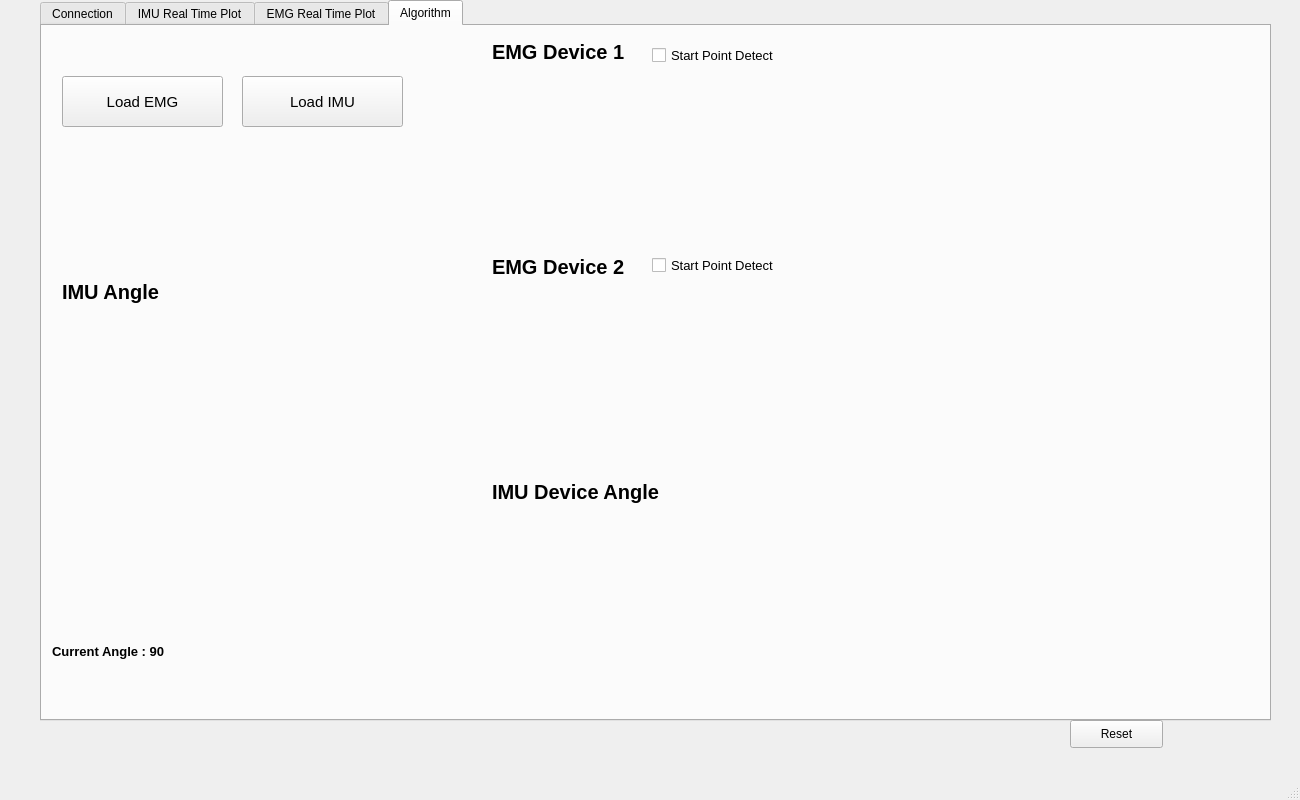
<?xml version="1.0" encoding="UTF-8"?>
<ui version="4.0">
 <class>MainWindow</class>
 <widget class="QMainWindow" name="MainWindow">
  <property name="geometry">
   <rect>
    <x>0</x>
    <y>0</y>
    <width>1300</width>
    <height>800</height>
   </rect>
  </property>
  <property name="windowTitle">
   <string>MainWindow</string>
  </property>
  <widget class="QWidget" name="centralwidget">
   <widget class="QTabWidget" name="tabWidget">
    <property name="geometry">
     <rect>
      <x>40</x>
      <y>0</y>
      <width>1231</width>
      <height>721</height>
     </rect>
    </property>
    <property name="font">
     <font>
      <italic>false</italic>
     </font>
    </property>
    <property name="currentIndex">
     <number>3</number>
    </property>
    <widget class="QWidget" name="tab_connection">
     <attribute name="title">
      <string>Connection</string>
     </attribute>
     <widget class="QWidget" name="gridLayoutWidget">
      <property name="geometry">
       <rect>
        <x>20</x>
        <y>210</y>
        <width>385</width>
        <height>471</height>
       </rect>
      </property>
      <layout class="QGridLayout" name="gridLayout">
       <property name="sizeConstraint">
        <enum>QLayout::SetDefaultConstraint</enum>
       </property>
       <item row="6" column="0">
        <widget class="QLabel" name="label_6">
         <property name="font">
          <font>
           <pointsize>10</pointsize>
          </font>
         </property>
         <property name="layoutDirection">
          <enum>Qt::RightToLeft</enum>
         </property>
         <property name="text">
          <string>IMU Device</string>
         </property>
         <property name="textFormat">
          <enum>Qt::RichText</enum>
         </property>
         <property name="alignment">
          <set>Qt::AlignCenter</set>
         </property>
        </widget>
       </item>
       <item row="1" column="0">
        <widget class="QLabel" name="label">
         <property name="font">
          <font>
           <pointsize>12</pointsize>
           <weight>75</weight>
           <italic>false</italic>
           <bold>true</bold>
           <underline>false</underline>
          </font>
         </property>
         <property name="layoutDirection">
          <enum>Qt::RightToLeft</enum>
         </property>
         <property name="text">
          <string>Device 1 Com Port</string>
         </property>
         <property name="textFormat">
          <enum>Qt::RichText</enum>
         </property>
         <property name="alignment">
          <set>Qt::AlignCenter</set>
         </property>
        </widget>
       </item>
       <item row="1" column="1">
        <widget class="QComboBox" name="comboBox_Device1CP"/>
       </item>
       <item row="2" column="0">
        <widget class="QLabel" name="label_3">
         <property name="font">
          <font>
           <pointsize>12</pointsize>
           <weight>75</weight>
           <bold>true</bold>
           <strikeout>false</strikeout>
           <kerning>false</kerning>
          </font>
         </property>
         <property name="layoutDirection">
          <enum>Qt::RightToLeft</enum>
         </property>
         <property name="text">
          <string>Device 2 Com Port</string>
         </property>
         <property name="alignment">
          <set>Qt::AlignCenter</set>
         </property>
        </widget>
       </item>
       <item row="3" column="1">
        <widget class="QComboBox" name="comboBox_Device1BR"/>
       </item>
       <item row="4" column="0">
        <widget class="QLabel" name="label_4">
         <property name="font">
          <font>
           <pointsize>12</pointsize>
           <weight>75</weight>
           <bold>true</bold>
          </font>
         </property>
         <property name="text">
          <string>Device 2 Baud Rate</string>
         </property>
         <property name="alignment">
          <set>Qt::AlignCenter</set>
         </property>
        </widget>
       </item>
       <item row="2" column="1">
        <widget class="QComboBox" name="comboBox_Device2CP"/>
       </item>
       <item row="5" column="1">
        <widget class="QPushButton" name="pushButton_EMG">
         <property name="text">
          <string>Connect Device 1</string>
         </property>
        </widget>
       </item>
       <item row="5" column="0">
        <widget class="QLabel" name="label_5">
         <property name="font">
          <font>
           <pointsize>10</pointsize>
          </font>
         </property>
         <property name="layoutDirection">
          <enum>Qt::RightToLeft</enum>
         </property>
         <property name="text">
          <string>EMG Device</string>
         </property>
         <property name="textFormat">
          <enum>Qt::RichText</enum>
         </property>
         <property name="alignment">
          <set>Qt::AlignCenter</set>
         </property>
        </widget>
       </item>
       <item row="6" column="1">
        <widget class="QPushButton" name="pushButton_IMU">
         <property name="text">
          <string>Connect Device 2</string>
         </property>
        </widget>
       </item>
       <item row="3" column="0">
        <widget class="QLabel" name="label_2">
         <property name="font">
          <font>
           <pointsize>12</pointsize>
           <weight>75</weight>
           <bold>true</bold>
          </font>
         </property>
         <property name="text">
          <string>Device 1 Baud Rate</string>
         </property>
         <property name="alignment">
          <set>Qt::AlignCenter</set>
         </property>
        </widget>
       </item>
       <item row="4" column="1">
        <widget class="QComboBox" name="comboBox_Device2BR"/>
       </item>
       <item row="0" column="0">
        <widget class="QPushButton" name="pushButton_searchSP">
         <property name="text">
          <string>Search Serial Port</string>
         </property>
        </widget>
       </item>
      </layout>
     </widget>
     <widget class="QLabel" name="label_7">
      <property name="geometry">
       <rect>
        <x>410</x>
        <y>370</y>
        <width>181</width>
        <height>24</height>
       </rect>
      </property>
      <property name="font">
       <font>
        <pointsize>12</pointsize>
        <weight>75</weight>
        <italic>false</italic>
        <bold>true</bold>
        <underline>false</underline>
       </font>
      </property>
      <property name="layoutDirection">
       <enum>Qt::RightToLeft</enum>
      </property>
      <property name="text">
       <string>Command Window</string>
      </property>
      <property name="textFormat">
       <enum>Qt::RichText</enum>
      </property>
      <property name="alignment">
       <set>Qt::AlignCenter</set>
      </property>
     </widget>
     <widget class="QTextEdit" name="textEdit_info">
      <property name="geometry">
       <rect>
        <x>410</x>
        <y>410</y>
        <width>791</width>
        <height>271</height>
       </rect>
      </property>
     </widget>
     <widget class="QLabel" name="label_8">
      <property name="geometry">
       <rect>
        <x>10</x>
        <y>20</y>
        <width>481</width>
        <height>161</height>
       </rect>
      </property>
      <property name="text">
       <string/>
      </property>
      <property name="pixmap">
       <pixmap>icons/ITRI_logo.png</pixmap>
      </property>
      <property name="scaledContents">
       <bool>true</bool>
      </property>
      <property name="alignment">
       <set>Qt::AlignBottom|Qt::AlignLeading|Qt::AlignLeft</set>
      </property>
     </widget>
     <widget class="QLabel" name="label_9">
      <property name="geometry">
       <rect>
        <x>500</x>
        <y>20</y>
        <width>701</width>
        <height>161</height>
       </rect>
      </property>
      <property name="font">
       <font>
        <family>Calibri</family>
        <pointsize>40</pointsize>
       </font>
      </property>
      <property name="text">
       <string>EMG IMU 多通道介面</string>
      </property>
      <property name="textFormat">
       <enum>Qt::AutoText</enum>
      </property>
      <property name="alignment">
       <set>Qt::AlignCenter</set>
      </property>
      <property name="margin">
       <number>3</number>
      </property>
     </widget>
    </widget>
    <widget class="QWidget" name="tab_plot">
     <attribute name="title">
      <string>IMU Real Time Plot</string>
     </attribute>
     <widget class="QWidget" name="verticalLayoutWidget">
      <property name="geometry">
       <rect>
        <x>30</x>
        <y>10</y>
        <width>1161</width>
        <height>641</height>
       </rect>
      </property>
      <layout class="QVBoxLayout" name="verticalLayout"/>
     </widget>
     <widget class="QPushButton" name="pushButton_SaveIMUData">
      <property name="geometry">
       <rect>
        <x>996</x>
        <y>660</y>
        <width>131</width>
        <height>28</height>
       </rect>
      </property>
      <property name="text">
       <string>Save IMU Data</string>
      </property>
     </widget>
     <widget class="QPushButton" name="pushButton_StartIMUPlot">
      <property name="geometry">
       <rect>
        <x>10</x>
        <y>660</y>
        <width>91</width>
        <height>28</height>
       </rect>
      </property>
      <property name="text">
       <string>Start Ploting</string>
      </property>
     </widget>
     <widget class="QPushButton" name="pushButton_CloseIMUPlot">
      <property name="geometry">
       <rect>
        <x>110</x>
        <y>660</y>
        <width>93</width>
        <height>28</height>
       </rect>
      </property>
      <property name="text">
       <string>Close Ploting</string>
      </property>
     </widget>
    </widget>
    <widget class="QWidget" name="tab_algorithm">
     <attribute name="title">
      <string>EMG Real Time Plot</string>
     </attribute>
     <widget class="QWidget" name="verticalLayoutWidget_2">
      <property name="geometry">
       <rect>
        <x>30</x>
        <y>10</y>
        <width>1161</width>
        <height>641</height>
       </rect>
      </property>
      <layout class="QVBoxLayout" name="verticalLayout_2"/>
     </widget>
     <widget class="QPushButton" name="pushButton_SaveEMGData">
      <property name="geometry">
       <rect>
        <x>996</x>
        <y>660</y>
        <width>131</width>
        <height>28</height>
       </rect>
      </property>
      <property name="text">
       <string>Save EMG Data</string>
      </property>
     </widget>
     <widget class="QPushButton" name="pushButton_CloseEMGPlot">
      <property name="geometry">
       <rect>
        <x>110</x>
        <y>660</y>
        <width>93</width>
        <height>28</height>
       </rect>
      </property>
      <property name="text">
       <string>Close Ploting</string>
      </property>
     </widget>
     <widget class="QPushButton" name="pushButton_StartEMGPlot">
      <property name="geometry">
       <rect>
        <x>10</x>
        <y>660</y>
        <width>91</width>
        <height>28</height>
       </rect>
      </property>
      <property name="text">
       <string>Start Ploting</string>
      </property>
     </widget>
    </widget>
    <widget class="QWidget" name="tab">
     <attribute name="title">
      <string>Algorithm</string>
     </attribute>
     <widget class="QLabel" name="label_10">
      <property name="geometry">
       <rect>
        <x>450</x>
        <y>15</y>
        <width>161</width>
        <height>21</height>
       </rect>
      </property>
      <property name="font">
       <font>
        <pointsize>15</pointsize>
        <weight>75</weight>
        <bold>true</bold>
       </font>
      </property>
      <property name="text">
       <string>EMG Device 1</string>
      </property>
     </widget>
     <widget class="QLabel" name="label_11">
      <property name="geometry">
       <rect>
        <x>450</x>
        <y>230</y>
        <width>161</width>
        <height>21</height>
       </rect>
      </property>
      <property name="font">
       <font>
        <pointsize>15</pointsize>
        <weight>75</weight>
        <bold>true</bold>
       </font>
      </property>
      <property name="text">
       <string>EMG Device 2</string>
      </property>
     </widget>
     <widget class="QWidget" name="verticalLayoutWidget_4">
      <property name="geometry">
       <rect>
        <x>450</x>
        <y>270</y>
        <width>761</width>
        <height>161</height>
       </rect>
      </property>
      <layout class="QVBoxLayout" name="verticalLayout_4"/>
     </widget>
     <widget class="QLabel" name="label_12">
      <property name="geometry">
       <rect>
        <x>450</x>
        <y>450</y>
        <width>231</width>
        <height>31</height>
       </rect>
      </property>
      <property name="font">
       <font>
        <pointsize>15</pointsize>
        <weight>75</weight>
        <bold>true</bold>
       </font>
      </property>
      <property name="text">
       <string>IMU Device Angle</string>
      </property>
     </widget>
     <widget class="QWidget" name="verticalLayoutWidget_5">
      <property name="geometry">
       <rect>
        <x>450</x>
        <y>490</y>
        <width>761</width>
        <height>161</height>
       </rect>
      </property>
      <layout class="QVBoxLayout" name="verticalLayout_5"/>
     </widget>
     <widget class="QLabel" name="label_13">
      <property name="geometry">
       <rect>
        <x>20</x>
        <y>250</y>
        <width>131</width>
        <height>31</height>
       </rect>
      </property>
      <property name="font">
       <font>
        <pointsize>15</pointsize>
        <weight>75</weight>
        <bold>true</bold>
       </font>
      </property>
      <property name="text">
       <string>IMU Angle </string>
      </property>
     </widget>
     <widget class="QLabel" name="label_14">
      <property name="geometry">
       <rect>
        <x>40</x>
        <y>290</y>
        <width>321</width>
        <height>311</height>
       </rect>
      </property>
      <property name="text">
       <string/>
      </property>
      <property name="pixmap">
       <pixmap>icons/angle_draw.jpg</pixmap>
      </property>
      <property name="scaledContents">
       <bool>true</bool>
      </property>
     </widget>
     <widget class="QLabel" name="label_angle">
      <property name="geometry">
       <rect>
        <x>10</x>
        <y>610</y>
        <width>161</width>
        <height>31</height>
       </rect>
      </property>
      <property name="font">
       <font>
        <pointsize>10</pointsize>
        <weight>75</weight>
        <bold>true</bold>
       </font>
      </property>
      <property name="text">
       <string>Current Angle : 90</string>
      </property>
     </widget>
     <widget class="QPushButton" name="pushButton_LoadEMG">
      <property name="geometry">
       <rect>
        <x>20</x>
        <y>50</y>
        <width>161</width>
        <height>51</height>
       </rect>
      </property>
      <property name="font">
       <font>
        <pointsize>11</pointsize>
       </font>
      </property>
      <property name="text">
       <string>Load EMG</string>
      </property>
      <property name="icon">
       <iconset>
        <normaloff>../../Desktop/EMG.png</normaloff>../../Desktop/EMG.png</iconset>
      </property>
      <property name="iconSize">
       <size>
        <width>50</width>
        <height>50</height>
       </size>
      </property>
     </widget>
     <widget class="QPushButton" name="pushButton_LoadIMU">
      <property name="geometry">
       <rect>
        <x>200</x>
        <y>50</y>
        <width>161</width>
        <height>51</height>
       </rect>
      </property>
      <property name="font">
       <font>
        <pointsize>11</pointsize>
       </font>
      </property>
      <property name="text">
       <string>Load IMU</string>
      </property>
      <property name="icon">
       <iconset>
        <normaloff>../../Desktop/IMU.png</normaloff>../../Desktop/IMU.png</iconset>
      </property>
      <property name="iconSize">
       <size>
        <width>50</width>
        <height>50</height>
       </size>
      </property>
      <property name="shortcut">
       <string/>
      </property>
      <property name="checkable">
       <bool>false</bool>
      </property>
     </widget>
     <widget class="QWidget" name="verticalLayoutWidget_3">
      <property name="geometry">
       <rect>
        <x>450</x>
        <y>50</y>
        <width>759</width>
        <height>159</height>
       </rect>
      </property>
      <layout class="QVBoxLayout" name="verticalLayout_3"/>
     </widget>
     <widget class="QCheckBox" name="checkBox_EMGDevice1">
      <property name="geometry">
       <rect>
        <x>610</x>
        <y>20</y>
        <width>151</width>
        <height>19</height>
       </rect>
      </property>
      <property name="font">
       <font>
        <pointsize>10</pointsize>
       </font>
      </property>
      <property name="text">
       <string>Start Point Detect</string>
      </property>
     </widget>
     <widget class="QCheckBox" name="checkBox_EMGDevice2">
      <property name="geometry">
       <rect>
        <x>610</x>
        <y>230</y>
        <width>151</width>
        <height>19</height>
       </rect>
      </property>
      <property name="font">
       <font>
        <pointsize>10</pointsize>
       </font>
      </property>
      <property name="text">
       <string>Start Point Detect</string>
      </property>
     </widget>
    </widget>
   </widget>
   <widget class="QPushButton" name="pushButton_Reset">
    <property name="geometry">
     <rect>
      <x>1070</x>
      <y>720</y>
      <width>93</width>
      <height>28</height>
     </rect>
    </property>
    <property name="text">
     <string>Reset</string>
    </property>
   </widget>
  </widget>
  <widget class="QMenuBar" name="menubar">
   <property name="geometry">
    <rect>
     <x>0</x>
     <y>0</y>
     <width>1300</width>
     <height>25</height>
    </rect>
   </property>
  </widget>
  <widget class="QStatusBar" name="statusbar"/>
 </widget>
 <resources/>
 <connections/>
</ui>
